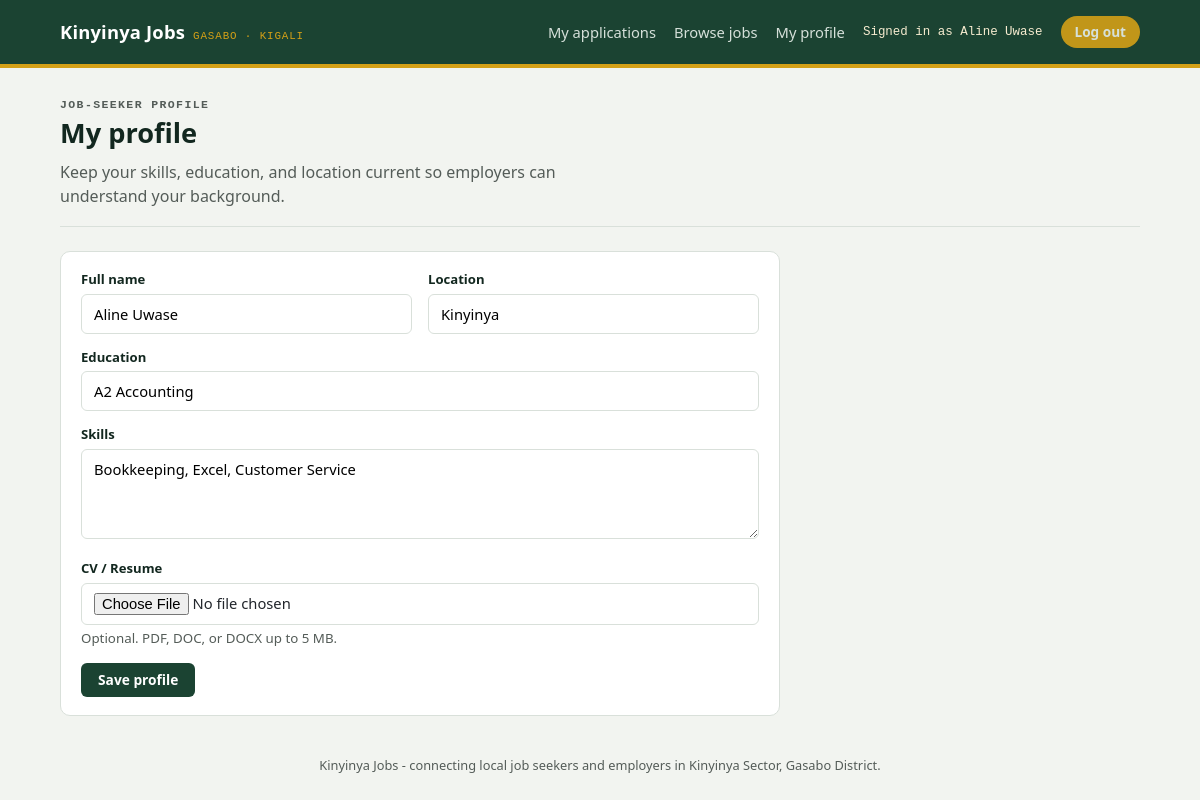
/seeker/profile.php (signed in), run on the app's committed database.
### tables this page shows
CREATE TABLE IF NOT EXISTS seekers (
  id         INT UNSIGNED AUTO_INCREMENT PRIMARY KEY,
  user_id    INT UNSIGNED NULL UNIQUE,
  name       VARCHAR(150) NOT NULL,
  skills     VARCHAR(255) NOT NULL,
  education  VARCHAR(150) NOT NULL,
  location   VARCHAR(150) NOT NULL,
  resume_url VARCHAR(255) NULL,
  CONSTRAINT fk_seekers_user FOREIGN KEY (user_id) REFERENCES users(id) ON DELETE CASCADE
);

### includes/config.php (called while the page is built, shortened)
<?php
function kj_url(string $path = ''): string {
    $documentRoot = isset($_SERVER['DOCUMENT_ROOT']) ? realpath($_SERVER['DOCUMENT_ROOT']) : false;
    $projectRoot = realpath(dirname(__DIR__));
    $base = '';
    if ($documentRoot && $projectRoot) {
        $doc = str_replace('\\', '/', rtrim($documentRoot, '/\\'));
        $project = str_replace('\\', '/', rtrim($projectRoot, '/\\'));
        if (stripos($project, $doc) === 0) $base = substr($project, strlen($doc));
    }
    return rtrim($base, '/') . '/' . ltrim($path, '/');
}

### includes/db.php (called while the page is built, shortened)
<?php
require_once __DIR__ . '/config.php';
function kj_db(): PDO {
    static $pdo = null;
    if ($pdo === null) {
        $dsn = 'mysql:host=' . DB_HOST . ';port=' . DB_PORT . ';dbname=' . DB_NAME . ';charset=utf8mb4';
        try {
            $pdo = new PDO($dsn, DB_USER, DB_PASS, [
                PDO::ATTR_ERRMODE            => PDO::ERRMODE_EXCEPTION,
                PDO::ATTR_DEFAULT_FETCH_MODE => PDO::FETCH_ASSOC,
                PDO::ATTR_EMULATE_PREPARES   => false,
            ]);
        } catch (PDOException $e) {
            http_response_code(500);
            die(
                '<h1>Database connection failed</h1>' .
                '<p>Could not connect to MySQL database <code>' . htmlspecialchars(DB_NAME) . '</code> ' .
                'on <code>' . htmlspecialchars(DB_HOST) . ':' . htmlspecialchars(DB_PORT) . '</code>.</p>' .
                '<p>Confirm MySQL is running, then use the one-time setup page to configure and import the database.</p>' .
                '<p><a href="' . htmlspecialchars(kj_url('setup.php')) . '">Open database setup</a></p>'
            );
        }
    }
    return $pdo;
}

### includes/data.php (called while the page is built, shortened)
<?php
require_once __DIR__ . '/db.php';
function kj_seeker($id) {
    $stmt = kj_db()->prepare('SELECT * FROM seekers WHERE id = ?');
    $stmt->execute([(int) $id]);
    return $stmt->fetch() ?: null;
}
function kj_current_user() {
    if ($_SESSION['role'] === 'seeker')   return kj_seeker($_SESSION['user_id']);
    return null;
}

### seeker/profile.php (the view, shortened to what this page needs)
<?php
require_once __DIR__ . '/../includes/data.php';
$seeker = kj_current_user();
require __DIR__ . '/../includes/header.php';
?>
<section class="pagehead">
  <p class="eyebrow">Job-seeker profile</p>
  <h1>My profile</h1>
  <p>Keep your skills, education, and location current so employers can understand your background.</p>
</section>
<form method="post" enctype="multipart/form-data" class="card auth-card">
  <div class="grid-2">
    <div class="field"><label for="name">Full name</label><input id="name" name="name" required value="<?= htmlspecialchars($seeker['name']) ?>"></div>
    <div class="field"><label for="location">Location</label><input id="location" name="location" required value="<?= htmlspecialchars($seeker['location']) ?>"></div>
  </div>
  <div class="field"><label for="education">Education</label><input id="education" name="education" value="<?= htmlspecialchars($seeker['education']) ?>" placeholder="e.g. A2 Accounting"></div>
  <div class="field"><label for="skills">Skills</label><textarea id="skills" name="skills" placeholder="List relevant skills separated by commas"><?= htmlspecialchars($seeker['skills']) ?></textarea></div>
  <div class="field"><label for="resume">CV / Resume</label><input id="resume" name="resume" type="file" accept=".pdf,.doc,.docx"><small>Optional. PDF, DOC, or DOCX up to 5 MB.</small></div>
  <button class="btn btn-primary" type="submit">Save profile</button>
</form>
<?php require __DIR__ . '/../includes/footer.php'; ?>

### includes/header.php (shortened to what this page needs)
<?php
$role = $_SESSION['role'] ?? null;
$user = kj_current_user();
function kj_base($path) {
    return kj_url($path);
}
?>
<!doctype html>
<html lang="en">
<head>
<link rel="stylesheet" href="<?= kj_base('assets/style.css') ?>">
</head>
<body>
<header class="topbar">
  <div class="wrap">
    <a class="brand" href="<?= kj_base('index.php') ?>">Kinyinya Jobs <small>Gasabo · Kigali</small></a>
    <nav class="topnav">
      <?php if ($role === 'seeker'): ?>
        <a href="<?= kj_base('seeker/dashboard.php') ?>">My applications</a>
        <a href="<?= kj_base('seeker/jobs.php') ?>">Browse jobs</a>
        <a href="<?= kj_base('seeker/profile.php') ?>">My profile</a>
        <span class="who">Signed in as <?= htmlspecialchars($user['name']) ?></span>
        <a class="pill" href="<?= kj_base('logout.php') ?>">Log out</a>
      <?php elseif ($role === 'admin'): ?>
        <a href="<?= kj_base('admin/dashboard.php') ?>">Overview</a>
        <span class="who">Platform Admin</span>
        <a class="pill" href="<?= kj_base('logout.php') ?>">Log out</a>
      <?php else: ?>
        <a href="<?= kj_base('index.php') ?>#login">Log in</a>
        <a class="pill" href="<?= kj_base('register.php') ?>">Create account</a>
      <?php endif; ?>
    </nav>
  </div>
</header>
<main class="wrap">

### assets/style.css (style rules this page uses)
:root { --green-900: #12271f; --green-700: #1b4332; --green-500: #2d6a4f; --green-100: #e3ede7; --ochre-600: #b8860b; --ochre-400: #d4a017; --ochre-100: #f7ecd0; --brick-600: #a13d2d; --brick-100: #f4e0da; --ink: #21252b; --ink-soft: #545c58; --paper: #f2f4f0; --card: #ffffff; --line: #d9e0da; --radius: 10px; --font-display: "Segoe UI", "Helvetica Neue", Arial, sans-serif; --font-body: "Segoe UI", system-ui, -apple-system, Arial, sans-serif; --font-mono: "Consolas", "SFMono-Regular", Menlo, monospace; }
* { box-sizing: border-box; }
body { margin: 0; background: var(--paper); color: var(--ink); font-family: var(--font-body); line-height: 1.5; }
a { color: inherit; }
.wrap { max-width: 1120px; margin: 0 auto; padding: 0 20px; }
.topbar { background: var(--green-700); color: #fff; border-bottom: 4px solid var(--ochre-400); }
.topbar .wrap { display: flex; align-items: center; justify-content: space-between; min-height: 64px; flex-wrap: wrap; gap: 10px; }
.brand { display: flex; align-items: baseline; gap: 8px; font-family: var(--font-display); font-weight: 800; font-size: 1.15rem; letter-spacing: 0.01em; text-decoration: none; color: #fff; }
.brand small { font-family: var(--font-mono); font-weight: 400; font-size: 0.68rem; color: var(--ochre-400); letter-spacing: 0.08em; text-transform: uppercase; }
.topnav { display: flex; align-items: center; gap: 18px; font-size: 0.92rem; }
.topnav a { text-decoration: none; color: #eaf1ec; opacity: 0.9; }
.pill { background: var(--ochre-400); color: var(--green-900); font-weight: 700; padding: 6px 14px; border-radius: 999px; font-size: 0.85rem; text-decoration: none; }
.who { font-family: var(--font-mono); font-size: 0.78rem; color: var(--ochre-100); }
.pagehead { padding: 28px 0 18px; border-bottom: 1px solid var(--line); margin-bottom: 24px; }
.eyebrow { font-family: var(--font-mono); text-transform: uppercase; letter-spacing: 0.12em; font-size: 0.72rem; color: var(--green-500); font-weight: 700; margin: 0 0 6px; }
.pagehead h1 { font-family: var(--font-display); font-size: 1.7rem; margin: 0 0 6px; color: var(--green-900); }
.pagehead p { margin: 0; color: var(--ink-soft); max-width: 60ch; }
.card { background: var(--card); border: 1px solid var(--line); border-radius: var(--radius); padding: 18px 20px; margin-bottom: 14px; }
.btn { display: inline-block; font-family: var(--font-body); font-weight: 600; font-size: 0.86rem; padding: 8px 16px; border-radius: 6px; border: 1px solid transparent; cursor: pointer; text-decoration: none; line-height: 1.2; }
.btn-primary { background: var(--green-700); color: #fff; }
.field { margin-bottom: 14px; }
.field label { display: block; font-size: 0.82rem; font-weight: 600; margin-bottom: 4px; color: var(--green-900); }
.field input, .field select, .field textarea { width: 100%; padding: 9px 12px; border: 1px solid var(--line); border-radius: 6px; font-family: var(--font-body); font-size: 0.92rem; background: #fff; }
.field textarea { resize: vertical; min-height: 90px; }
.grid-2 { display: grid; grid-template-columns: 1fr 1fr; gap: 16px; }
.auth-card { max-width: 720px; }
.auth-card small { display: block; color: var(--ink-soft); margin-top: 4px; }

### data on the page
seekers: name "Aline Uwase", location "Kinyinya", education "A2 Accounting", skills "Bookkeeping, Excel, Customer Service"
